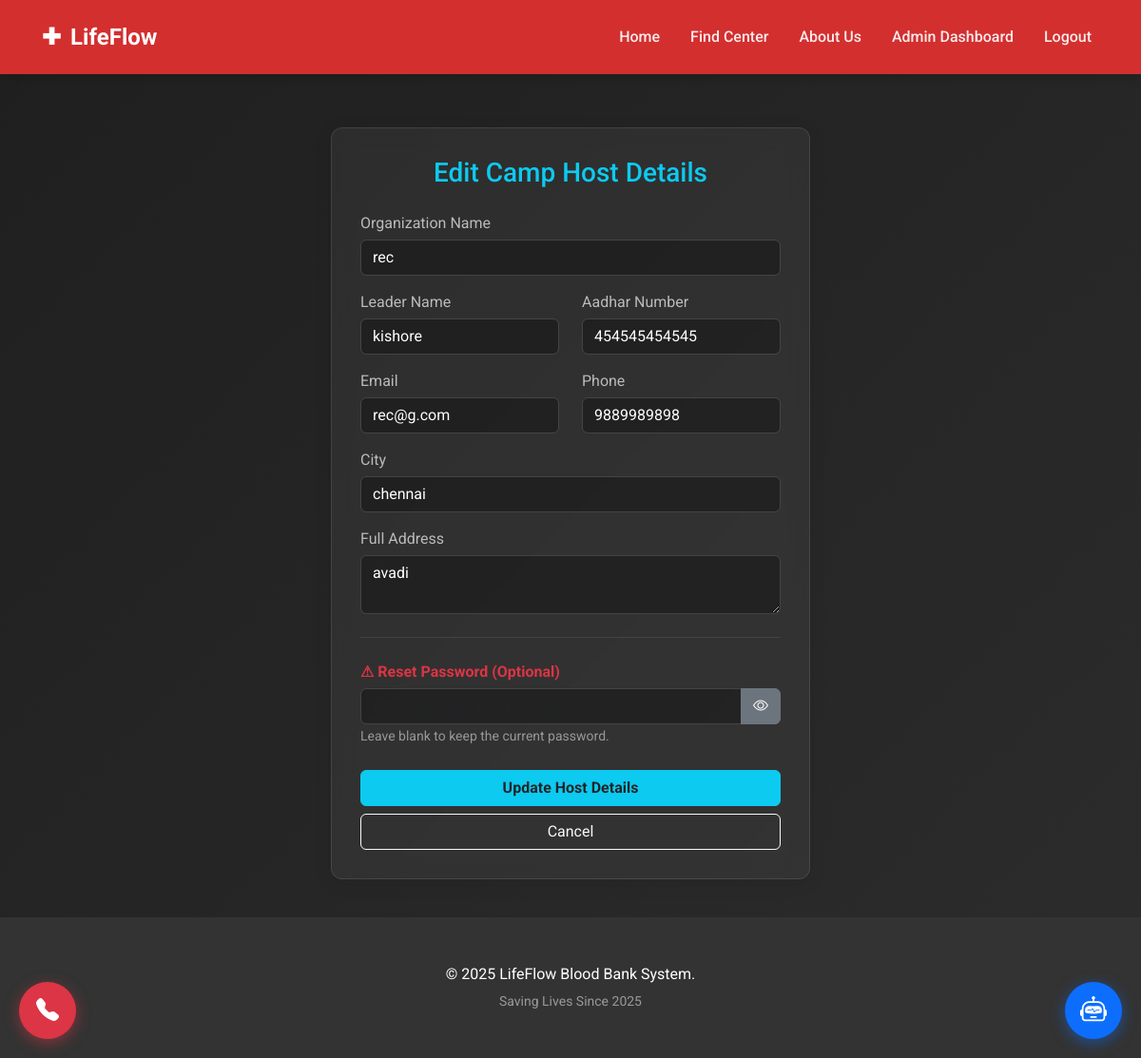
Screenshot of /admin/edit_host/2 (signed in) with the database file from the repository.
### tables this page shows
CREATE TABLE camp_hosts
                 (id INTEGER PRIMARY KEY AUTOINCREMENT, organization_name TEXT, leader_name TEXT, 
                  email TEXT UNIQUE, phone TEXT, aadhar_number TEXT UNIQUE, password TEXT, city TEXT, address TEXT);

### app.py (the view, shortened to what this page needs)
@app.route('/admin/edit_host/<int:id>', methods=['GET', 'POST'])
def edit_host(id):
    if session.get('role') != 'admin': return redirect(url_for('admin_login'))
    conn = get_db_connection()
    host = conn.execute('SELECT * FROM camp_hosts WHERE id = ?', (id,)).fetchone(); conn.close()
    return render_template('edit_host.html', host=host)

### app.py (called while the page is built)
def get_db_connection():
    conn = sqlite3.connect('bloodbank.db')
    conn.row_factory = sqlite3.Row
    return conn

### templates/edit_host.html (shortened to what this page needs)
{% extends 'layout.html' %}
{% block content %}
<link rel="stylesheet" href="https://cdn.jsdelivr.net/npm/bootstrap-icons@1.11.3/font/bootstrap-icons.min.css">
<div class="glass-card">
    <h3 class="text-center text-info mb-4">Edit Camp Host Details</h3>
    <form method="POST">
        <div class="mb-3">
            <label>Organization Name</label>
            <input type="text" name="organization_name" class="form-control" value="{{ host['organization_name'] }}" required>
        </div>
        <div class="row">
            <div class="col-md-6 mb-3">
                <label>Leader Name</label>
                <input type="text" name="leader_name" class="form-control" value="{{ host['leader_name'] }}" required>
            </div>
            <div class="col-md-6 mb-3">
                <label>Aadhar Number</label>
                <input type="text" name="aadhar_number" class="form-control" value="{{ host['aadhar_number'] }}" required>
            </div>
        </div>
        <div class="row">
            <div class="col-md-6 mb-3">
                <label>Email</label>
                <input type="email" name="email" class="form-control" value="{{ host['email'] }}" required>
            </div>
            <div class="col-md-6 mb-3">
                <label>Phone</label>
                <input type="text" name="phone" class="form-control" value="{{ host['phone'] }}" required>
            </div>
        </div>
        <div class="mb-3">
            <label>City</label>
            <input type="text" name="city" class="form-control" value="{{ host['city'] }}" required>
        </div>
        <div class="mb-3">
            <label>Full Address</label>
            <textarea name="address" class="form-control" rows="2">{{ host['address'] }}</textarea>
        </div>
        <hr class="border-secondary my-4">
        <div class="mb-4">
            <label class="text-danger fw-bold">⚠ Reset Password (Optional)</label>
            <div class="input-group">
                <input type="password" name="password" id="hostPass" class="form-control" placeholder="Enter new password to reset">
                <button class="btn btn-secondary" type="button" onclick="togglePassword('hostPass', 'hostEye')">
                    <i class="bi bi-eye" id="hostEye"></i>
                </button>
            </div>
            <small class="text-white-50">Leave blank to keep the current password.</small>
        </div>
        <div class="d-grid gap-2">
            <button type="submit" class="btn btn-info text-dark fw-bold">Update Host Details</button>
            <a href="{{ url_for('admin_dashboard') }}" class="btn btn-outline-light">Cancel</a>
        </div>
    </form>
</div>
{% endblock %}

### templates/layout.html (style rules this page uses)
:root { --primary-red: #D32F2F; --hover-red: #B71C1C; --pure-white: #FFFFFF; --off-white: #F8F9FA; --charcoal: #333333; --medical-grey: #6c757d; }
body { font-family: 'Roboto', sans-serif; background-color: var(--pure-white); color: var(--charcoal); margin: 0; padding: 0; display: flex; flex-direction: column; min-height: 100vh; }
.glass-card { background: #ffffff; border: 1px solid #e0e0e0; border-radius: 8px; box-shadow: 0 4px 20px rgba(0,0,0,0.08); padding: 2.5rem; margin-bottom: 2rem; color: var(--charcoal); }

### templates/edit_host.html (style rules this page uses)
body { background: linear-gradient(135deg, #1f1f1f, #2c2c2c) !important; color: white !important; }
.glass-card { background: rgba(255, 255, 255, 0.05); backdrop-filter: blur(10px); border: 1px solid rgba(255, 255, 255, 0.1); border-radius: 12px; max-width: 700px; margin: 40px auto; padding: 30px; }
.form-control { background-color: rgba(0, 0, 0, 0.3) !important; border: 1px solid #444 !important; color: white !important; }
label { color: #bbb; margin-bottom: 5px; }

### rows the page displays
camp_hosts: organization_name "rec", leader_name "kishore", aadhar_number "454545454545", email "rec@g.com", phone "9889989898", city "chennai", address "avadi"
